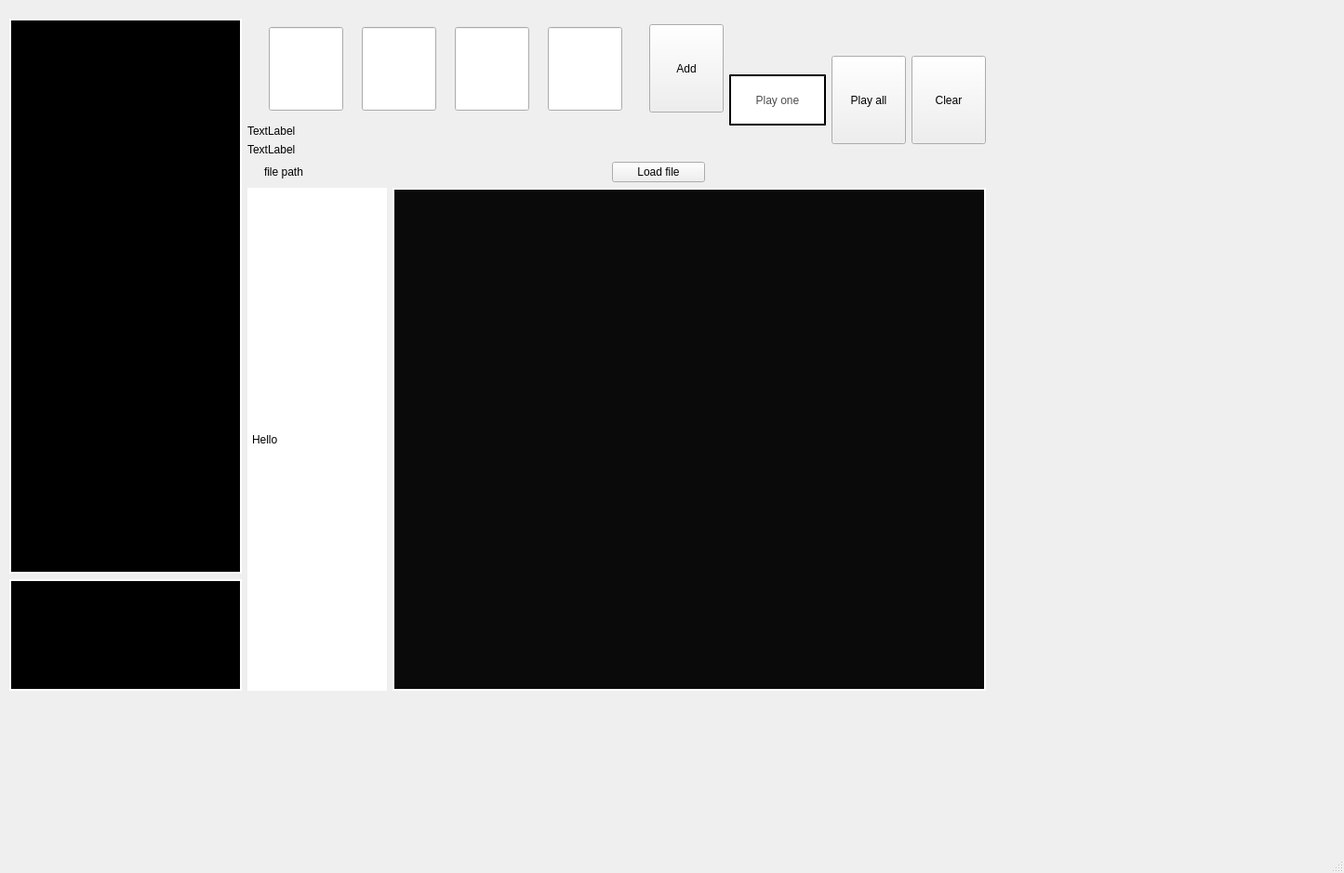
<?xml version="1.0" encoding="UTF-8"?>
<ui version="4.0">
 <class>MainWindow</class>
 <widget class="QMainWindow" name="MainWindow">
  <property name="geometry">
   <rect>
    <x>0</x>
    <y>0</y>
    <width>1445</width>
    <height>939</height>
   </rect>
  </property>
  <property name="windowTitle">
   <string>MainWindow</string>
  </property>
  <widget class="QWidget" name="centralwidget">
   <widget class="QWidget" name="layoutWidget">
    <property name="geometry">
     <rect>
      <x>10</x>
      <y>20</y>
      <width>1050</width>
      <height>723</height>
     </rect>
    </property>
    <layout class="QGridLayout" name="gridLayout_2">
     <item row="0" column="0" rowspan="2">
      <layout class="QVBoxLayout" name="verticalLayout_2">
       <item>
        <widget class="QLabel" name="label_2">
         <property name="minimumSize">
          <size>
           <width>250</width>
           <height>400</height>
          </size>
         </property>
         <property name="styleSheet">
          <string notr="true">background-color: rgb(0, 0, 0);

font: 500 9pt &quot;Glass TTY VT220&quot;;

border: 2px solid #ffffff;</string>
         </property>
         <property name="text">
          <string/>
         </property>
        </widget>
       </item>
       <item>
        <widget class="QLabel" name="VariablesWindow">
         <property name="minimumSize">
          <size>
           <width>250</width>
           <height>0</height>
          </size>
         </property>
         <property name="maximumSize">
          <size>
           <width>16777215</width>
           <height>120</height>
          </size>
         </property>
         <property name="styleSheet">
          <string notr="true">background-color: rgb(0, 0, 0);

font: 500 9pt &quot;Glass TTY VT220&quot;;

border: 2px solid #ffffff;</string>
         </property>
         <property name="text">
          <string/>
         </property>
        </widget>
       </item>
      </layout>
     </item>
     <item row="0" column="1">
      <layout class="QGridLayout" name="gridLayout">
       <item row="0" column="0">
        <layout class="QVBoxLayout" name="verticalLayout_3">
         <item>
          <layout class="QVBoxLayout" name="verticalLayout">
           <item>
            <layout class="QHBoxLayout" name="horizontalLayout_4">
             <item>
              <widget class="QFrame" name="frame">
               <property name="frameShape">
                <enum>QFrame::NoFrame</enum>
               </property>
               <layout class="QHBoxLayout" name="horizontalLayout_5">
                <item>
                 <widget class="QLineEdit" name="InputA">
                  <property name="minimumSize">
                   <size>
                    <width>80</width>
                    <height>90</height>
                   </size>
                  </property>
                  <property name="maximumSize">
                   <size>
                    <width>80</width>
                    <height>90</height>
                   </size>
                  </property>
                 </widget>
                </item>
                <item>
                 <widget class="QLineEdit" name="InputB">
                  <property name="minimumSize">
                   <size>
                    <width>80</width>
                    <height>90</height>
                   </size>
                  </property>
                  <property name="maximumSize">
                   <size>
                    <width>80</width>
                    <height>90</height>
                   </size>
                  </property>
                 </widget>
                </item>
                <item>
                 <widget class="QLineEdit" name="InputC">
                  <property name="minimumSize">
                   <size>
                    <width>80</width>
                    <height>90</height>
                   </size>
                  </property>
                  <property name="maximumSize">
                   <size>
                    <width>80</width>
                    <height>90</height>
                   </size>
                  </property>
                 </widget>
                </item>
                <item>
                 <widget class="QLineEdit" name="InputD">
                  <property name="minimumSize">
                   <size>
                    <width>80</width>
                    <height>90</height>
                   </size>
                  </property>
                  <property name="maximumSize">
                   <size>
                    <width>80</width>
                    <height>90</height>
                   </size>
                  </property>
                 </widget>
                </item>
               </layout>
              </widget>
             </item>
             <item>
              <widget class="QPushButton" name="AddInstructionButton">
               <property name="maximumSize">
                <size>
                 <width>185</width>
                 <height>95</height>
                </size>
               </property>
               <property name="text">
                <string>Add</string>
               </property>
              </widget>
             </item>
            </layout>
           </item>
           <item>
            <widget class="QLabel" name="ErrorLabel1">
             <property name="text">
              <string>TextLabel</string>
             </property>
            </widget>
           </item>
           <item>
            <widget class="QLabel" name="ErrorLabel2">
             <property name="text">
              <string>TextLabel</string>
             </property>
            </widget>
           </item>
           <item>
            <layout class="QHBoxLayout" name="horizontalLayout">
             <item>
              <widget class="QLabel" name="FilePathLabel">
               <property name="maximumSize">
                <size>
                 <width>350</width>
                 <height>50</height>
                </size>
               </property>
               <property name="text">
                <string>file path</string>
               </property>
              </widget>
             </item>
             <item>
              <widget class="QPushButton" name="LoadFileButton">
               <property name="maximumSize">
                <size>
                 <width>100</width>
                 <height>50</height>
                </size>
               </property>
               <property name="text">
                <string>Load file</string>
               </property>
              </widget>
             </item>
            </layout>
           </item>
          </layout>
         </item>
        </layout>
       </item>
       <item row="0" column="1">
        <layout class="QHBoxLayout" name="horizontalLayout_3">
         <item>
          <widget class="QPushButton" name="StepOverButton">
           <property name="maximumSize">
            <size>
             <width>104</width>
             <height>55</height>
            </size>
           </property>
           <property name="styleSheet">
            <string notr="true">
/* Normal state */
QPushButton {
    min-width: 1.8px; 
    min-height: 9.5px; 
    max-width: 185px; 
   	max-height: 95px; 
    height: 51%;
	width:100%;
    align-items: center;
    justify-content: center;
	background-color: #FFFFFF;
    color: #4D4D4D;                    /* Text color */
    border: 2px outset #000000;   
}

QPushButton:hover {
	background-color:#E49413 ;
}

QPushButton:pressed {
    border: 2px inset #8aa6d4; /* Gives a sunken look when pressed */
}

QPushButton .text {
    font-size: 10px;
    margin-left: 5px;
}

/* Hovering state */
QPushButton:hover .icon {

}

QPushButton:hover .text {

}
</string>
           </property>
           <property name="text">
            <string>Play one</string>
           </property>
          </widget>
         </item>
         <item>
          <widget class="QPushButton" name="pushButton_2">
           <property name="maximumSize">
            <size>
             <width>185</width>
             <height>95</height>
            </size>
           </property>
           <property name="text">
            <string>Play all</string>
           </property>
          </widget>
         </item>
         <item>
          <widget class="QPushButton" name="pushButton_3">
           <property name="maximumSize">
            <size>
             <width>185</width>
             <height>95</height>
            </size>
           </property>
           <property name="text">
            <string>Clear</string>
           </property>
          </widget>
         </item>
        </layout>
       </item>
      </layout>
     </item>
     <item row="1" column="1">
      <layout class="QHBoxLayout" name="horizontalLayout_2">
       <item>
        <widget class="QLabel" name="registerWindow">
         <property name="minimumSize">
          <size>
           <width>0</width>
           <height>500</height>
          </size>
         </property>
         <property name="maximumSize">
          <size>
           <width>150</width>
           <height>16777215</height>
          </size>
         </property>
         <property name="styleSheet">
          <string notr="true">background-color: rgb(255, 255, 255);

font: 9pt &quot;Segoe UI&quot;;
color: rgb(0, 0, 0);

border: 2px solid #ffffff;</string>
         </property>
         <property name="text">
          <string>Hello</string>
         </property>
        </widget>
       </item>
       <item>
        <widget class="QLabel" name="memoryWindow">
         <property name="styleSheet">
          <string notr="true">background-color: #0A0A0A;

font: 500 9pt &quot;Glass TTY VT220&quot;;

border: 2px solid #ffffff;</string>
         </property>
         <property name="text">
          <string/>
         </property>
        </widget>
       </item>
      </layout>
     </item>
    </layout>
   </widget>
  </widget>
  <widget class="QStatusBar" name="statusbar"/>
 </widget>
 <resources/>
 <connections/>
</ui>
